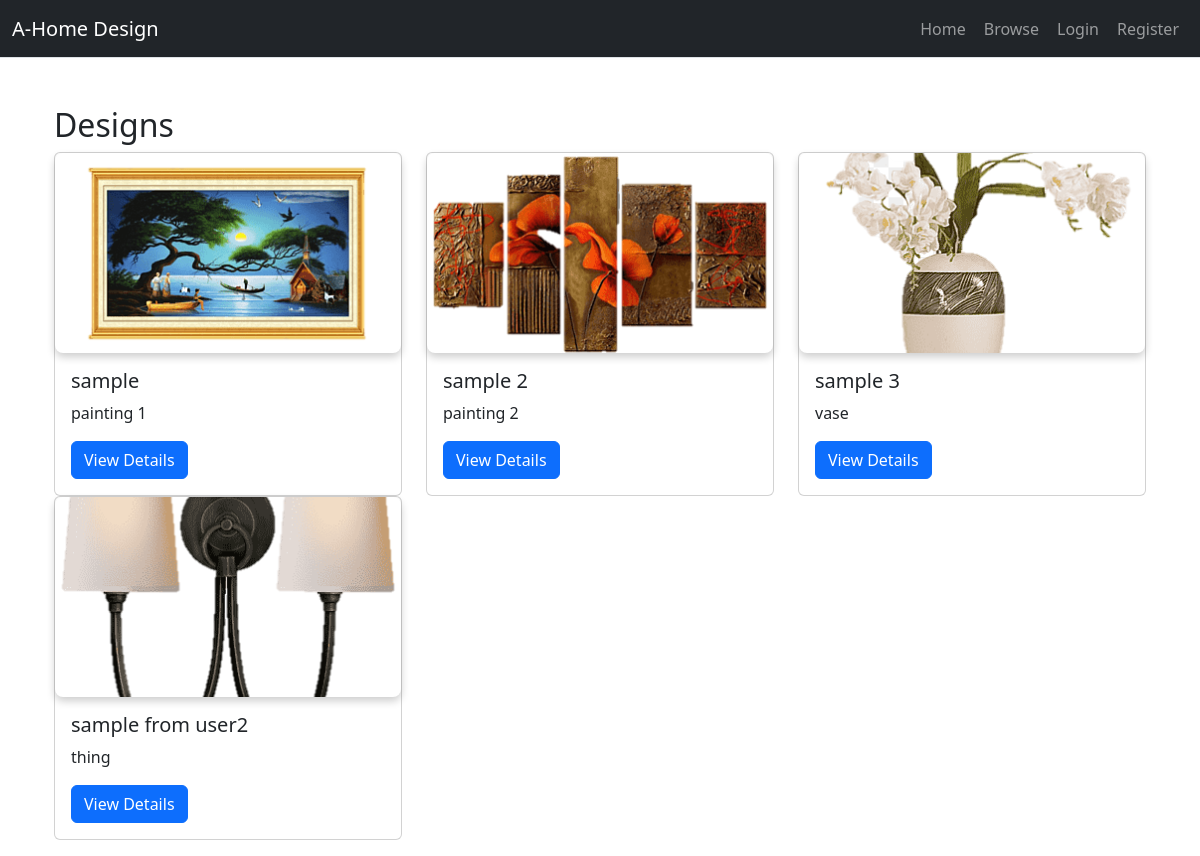
The page /designs/ on the database its author committed.
### AHome_app/models.py (models this page shows, shortened)
class Design(models.Model):
    title = models.CharField(max_length=255)
    description = models.TextField(blank=True, null=True)
    image = models.ImageField(upload_to='designs/')
    creator = models.ForeignKey(settings.AUTH_USER_MODEL, on_delete=models.CASCADE)
    created_at = models.DateTimeField(default=now)
    updated_at = models.DateTimeField(auto_now=True)

### AHome_app/views.py (the view)
# urls.py: path('designs/', DesignListView.as_view(), name='design-list'),
class DesignListView(ListView):
    model = Design
    template_name = 'pages/design_list.html'
    context_object_name = 'designs'

### AHome_app/templates/pages/design_list.html (shortened to what this page needs)
{% extends "pages/base.html" %}
{% load static %}
{% block css%}
<link rel="stylesheet" href="{% static 'css/styles.css' %}">
{% endblock css%}
{% block content %}
<div class="container mt-5">
    <h2>Designs</h2>
    {% if designs %}
        <div class="row">
            {% for design in designs %}
                <div class="col-md-4">
                    <div class="card">
                        <img src="{{ design.image.url }}" alt="{{ design.title }}" class="design-thumbnail">
                        <div class="card-body">
                            <h5 class="card-title">{{ design.title }}</h5>
                            <p class="card-text">{{ design.description|truncatewords:20 }}</p>
                            <a href="{% url 'design-detail' design.pk %}" class="btn btn-primary">View Details</a>
                        </div>
                    </div>
                </div>
            {% endfor %}
        </div>
    {% else %}
        <p>No designs found.</p>
    {% endif %}
</div>
{% endblock %}

### static/css/styles.css (style rules this page uses)
.design-thumbnail { width: 100%; height: 200px; object-fit: cover; border-radius: 8px; box-shadow: 0 4px 8px rgba(0, 0, 0, 0.2); }

### rows shown on the page
Design: image (picture), title "sample", description "painting 1"
Design: image (picture), title "sample 2", description "painting 2"
Design: image (picture), title "sample 3", description "vase"
Design: image (picture), title "sample from user2", description "thing"
